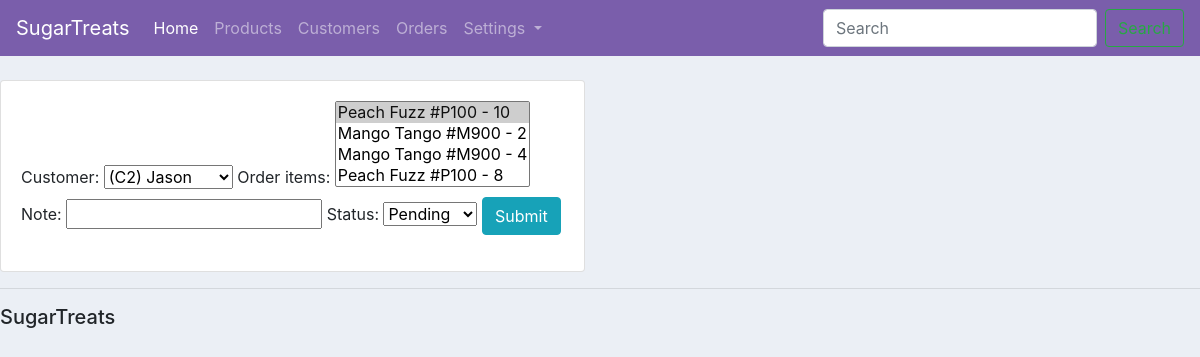
/update_order/6/, run on an earlier commit of the app's database.
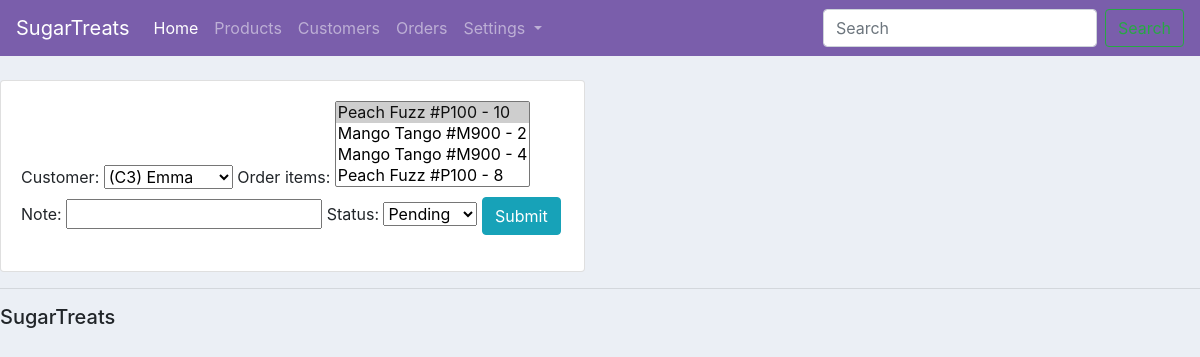
And on a later commit of the database.
### ecomm/models.py (models this page shows, shortened)
class Order(models.Model):
    STATUS = (
        ("Pending", "Pending"),
        ("Fulfilled", "Fulfilled"),
        ("Delivered","Delivered"),
    )
    customer = models.ForeignKey(Customer, null = True, on_delete = models.SET_NULL)
    order_items = models.ManyToManyField("OrderItem")
    note = models.CharField(max_length= 300, null = True, blank = True)
    date_created=models.DateTimeField(auto_now_add=True, null=True)
    status = models.CharField(max_length = 200, null = True, choices = STATUS)

### ecomm/views.py (the view)
# urls.py: path("update_order/<str:pk>/", views.updateOrder, name = "update_order"),
def updateOrder(request, pk):
    order = Order.objects.get(id=pk)
    form = OrderForm(instance=order) #the item instance we are going to fill out in our form, this fills out all the fields in the form with the order's details
    if request.method == "POST":
        form = OrderForm(request.POST, instance=order)
        if form.is_valid():
            form.save()
            return redirect("/")
    context = {"form":form}
    return render(request, "ecomm/order_form.html", context)

### ecomm/forms.py
class OrderForm(ModelForm): #NameofmodelForm used as name of class
    class Meta:
        model = Order #which model i'm making a form for
        fields = "__all__" #we are allowing all fields of the model in our form

### ecomm/models.py (called while the page is built)
    def __str__(self):
        result = "(C" + str(self.id) + ") " + str(self.name) #adding str infront of self.name because name could be null which could give error
        return result

    def __str__(self):
        result = str(self.name) + " #" + str(self.product_num) #adding str infront of self.name because name could be null which could give error
        return result

    def __str__(self):
        result = str(str(self.product)) + " - " + str(self.quantity)
        return result

### ecomm/templates/ecomm/order_form.html (shortened to what this page needs)
{% extends "ecomm/main.html" %}
{% load static %}
{% block content %}
<br>
<div class = "row">
    <div class ="col-md-6">
        <div class = "card card-body">
            <form action="" method="POST">
                {{form}}
                <input class = "btn btn-info" type = "submit" value = "Submit">
            </form>
        </div>
    </div>
</div>
{% endblock content %}

What changed in the data, as far as the page shows it:
changed Order "Pending": customer "(C2) Jason" → "(C3) Emma"
